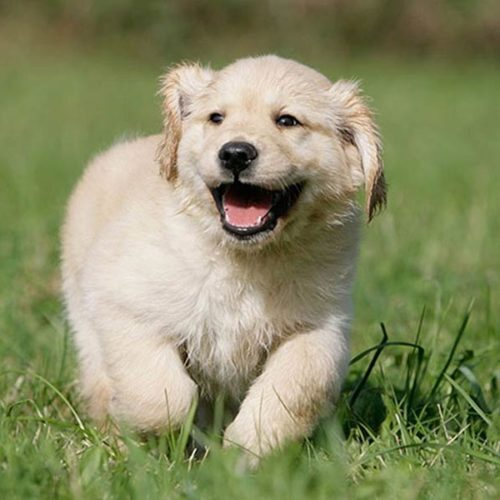
#> input picture MIC_crypto_stegano/encoded.png, 500 x 500 px; the run also reads 1 picture not shown here
$ python decoded.py
#> lines starting #> are read from the running program, lines starting #| are printed output that depends on the picture
from PIL import Image, ImageDraw, ImageFont
from numpy import asarray
import numpy as np
image = Image.open('encoded.png')
#> image is the input picture: PIL image 500x500 RGB; mean R, G, B 136.4, 139.8, 100.9
data = asarray(image)
img = Image.open('stegano.png')
dat = asarray(img)
ndata = []
for i in range(500):
  nrow = []
  for j in range(500):
    a,b,c = tuple(dat[i][j])
    d,e,f= tuple(data[i][j])
    if (a,b,c)==(d,e,f):
      nrow.append((255,255,255))
    elif d>a :
      nrow.append((255,0,0))
    elif e>b:
      nrow.append((0,255,0))
    elif f>c:
      nrow.append((0,0,255))
  ndata.append(nrow)
#> after the loop, ndata = 500 items
img3 = Image.fromarray(np.array(ndata).astype(np.uint8))
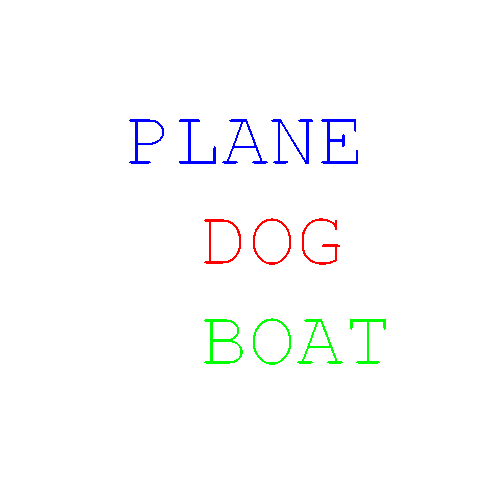
#> img3: PIL image 500x500 RGB; mean R, G, B 251.7, 252.2, 252.7
img3.save("decoded.png")
